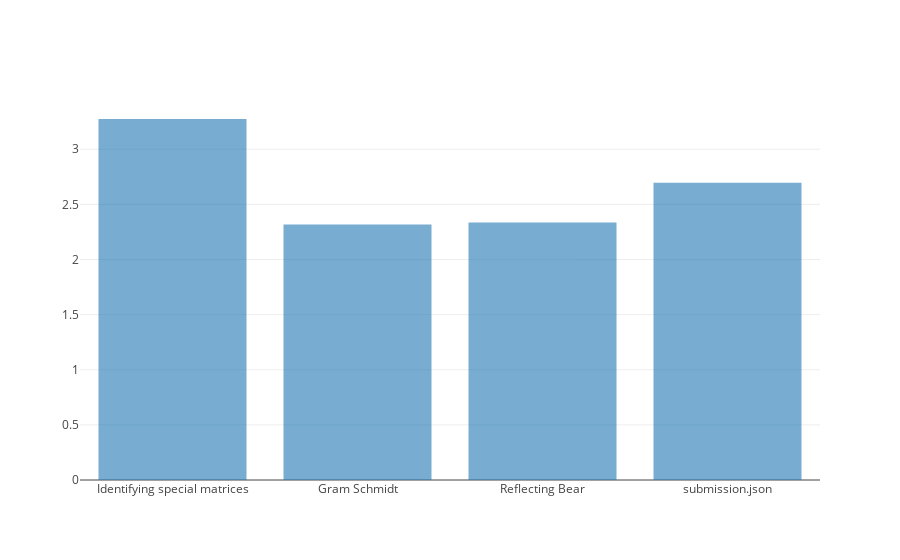

Notebook source saved alongside this figure:
### Markdown cell above
# Attempts per learner

### Code cell
d2 = df2.groupby('programming_assignment_submission_schema_part_title').nunique()

d2['submission_rate'] = d2['programming_submission_id']/d2['imperial_user_id']

d2.drop(d2[d2.imperial_user_id < 100].index, inplace=True)

ordered_index = ['Identifying special matrices', 'Gram Schmidt', 'Reflecting Bear',
       'submission.json']

d2 = d2.reindex(ordered_index)

data = [
    go.Bar(
        x=d2.index, # assign x as the dataframe column 'x'
        y=d2['submission_rate'],
        opacity=0.6
    )
]


py.iplot(data, filename='basic-bar')

### Figure 1 — Plotly figure (JSON) as saved in the notebook; plotly's stock layout.template omitted (floating-point values rounded to 4 significant figures)
{"data": [{"opacity": 0.6, "type": "bar", "uid": "c16fde8a-ef1c-11e8-9997-b4b68690f880", "x": ["Identifying special matrices", "Gram Schmidt", "Reflecting Bear", "submission.json"], "y": [3.275, 2.317, 2.337, 2.696]}], "layout": {}}
